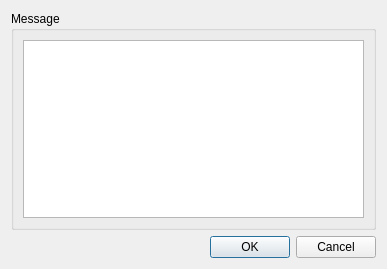
<ui version="4.0" >
 <class>CommitDlgBase</class>
 <widget class="QDialog" name="CommitDlgBase" >
  <property name="geometry" >
   <rect>
    <x>0</x>
    <y>0</y>
    <width>387</width>
    <height>269</height>
   </rect>
  </property>
  <property name="windowTitle" >
   <string>Commit to Repository</string>
  </property>
  <layout class="QVBoxLayout" >
   <item>
    <widget class="QGroupBox" name="groupBox" >
     <property name="title" >
      <string>Message</string>
     </property>
     <layout class="QGridLayout" >
      <item row="0" column="0" >
       <widget class="KTextEdit" name="textedit" />
      </item>
     </layout>
    </widget>
   </item>
   <item>
    <widget class="QDialogButtonBox" name="buttonBox" >
     <property name="orientation" >
      <enum>Qt::Horizontal</enum>
     </property>
     <property name="standardButtons" >
      <set>QDialogButtonBox::Cancel|QDialogButtonBox::Ok</set>
     </property>
    </widget>
   </item>
  </layout>
 </widget>
 <customwidgets>
  <customwidget>
   <class>KTextEdit</class>
   <extends>QTextEdit</extends>
   <header>ktextedit.h</header>
  </customwidget>
 </customwidgets>
 <resources/>
 <connections>
  <connection>
   <sender>buttonBox</sender>
   <signal>accepted()</signal>
   <receiver>CommitDlgBase</receiver>
   <slot>accept()</slot>
   <hints>
    <hint type="sourcelabel" >
     <x>248</x>
     <y>254</y>
    </hint>
    <hint type="destinationlabel" >
     <x>157</x>
     <y>274</y>
    </hint>
   </hints>
  </connection>
  <connection>
   <sender>buttonBox</sender>
   <signal>rejected()</signal>
   <receiver>CommitDlgBase</receiver>
   <slot>reject()</slot>
   <hints>
    <hint type="sourcelabel" >
     <x>316</x>
     <y>260</y>
    </hint>
    <hint type="destinationlabel" >
     <x>286</x>
     <y>274</y>
    </hint>
   </hints>
  </connection>
 </connections>
</ui>
